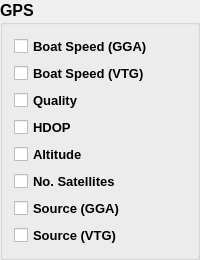
                  <widget class="QGroupBox" name="groupBox_3">
                   <property name="font">
                    <font>
                     <pointsize>12</pointsize>
                     <weight>75</weight>
                     <bold>true</bold>
                    </font>
                   </property>
                   <property name="title">
                    <string>GPS</string>
                   </property>
                   <layout class="QVBoxLayout" name="verticalLayout_92">
                    <item>
                     <widget class="QCheckBox" name="cb_adv_graph_gga_boat_speed">
                      <property name="font">
                       <font>
                        <pointsize>10</pointsize>
                        <weight>75</weight>
                        <bold>true</bold>
                       </font>
                      </property>
                      <property name="text">
                       <string>Boat Speed (GGA)</string>
                      </property>
                     </widget>
                    </item>
                    <item>
                     <widget class="QCheckBox" name="cb_adv_graph_vtg_boat_speed">
                      <property name="font">
                       <font>
                        <pointsize>10</pointsize>
                        <weight>75</weight>
                        <bold>true</bold>
                       </font>
                      </property>
                      <property name="text">
                       <string>Boat Speed (VTG)</string>
                      </property>
                     </widget>
                    </item>
                    <item>
                     <widget class="QCheckBox" name="cb_adv_graph_gga_quality">
                      <property name="font">
                       <font>
                        <pointsize>10</pointsize>
                        <weight>75</weight>
                        <bold>true</bold>
                       </font>
                      </property>
                      <property name="text">
                       <string>Quality</string>
                      </property>
                     </widget>
                    </item>
                    <item>
                     <widget class="QCheckBox" name="cb_adv_graph_gga_hdop">
                      <property name="font">
                       <font>
                        <pointsize>10</pointsize>
                        <weight>75</weight>
                        <bold>true</bold>
                       </font>
                      </property>
                      <property name="text">
                       <string>HDOP</string>
                      </property>
                     </widget>
                    </item>
                    <item>
                     <widget class="QCheckBox" name="cb_adv_graph_gga_altitude">
                      <property name="font">
                       <font>
                        <pointsize>10</pointsize>
                        <weight>75</weight>
                        <bold>true</bold>
                       </font>
                      </property>
                      <property name="text">
                       <string>Altitude</string>
                      </property>
                     </widget>
                    </item>
                    <item>
                     <widget class="QCheckBox" name="cb_adv_graph_gga_satellites">
                      <property name="font">
                       <font>
                        <pointsize>10</pointsize>
                        <weight>75</weight>
                        <bold>true</bold>
                       </font>
                      </property>
                      <property name="text">
                       <string>No. Satellites</string>
                      </property>
                     </widget>
                    </item>
                    <item>
                     <widget class="QCheckBox" name="cb_adv_graph_gga_source">
                      <property name="font">
                       <font>
                        <pointsize>10</pointsize>
                        <weight>75</weight>
                        <bold>true</bold>
                       </font>
                      </property>
                      <property name="text">
                       <string>Source (GGA)</string>
                      </property>
                     </widget>
                    </item>
                    <item>
                     <widget class="QCheckBox" name="cb_adv_graph_vtg_source">
                      <property name="font">
                       <font>
                        <pointsize>10</pointsize>
                        <weight>75</weight>
                        <bold>true</bold>
                       </font>
                      </property>
                      <property name="text">
                       <string>Source (VTG)</string>
                      </property>
                     </widget>
                    </item>
                   </layout>
                  </widget>
